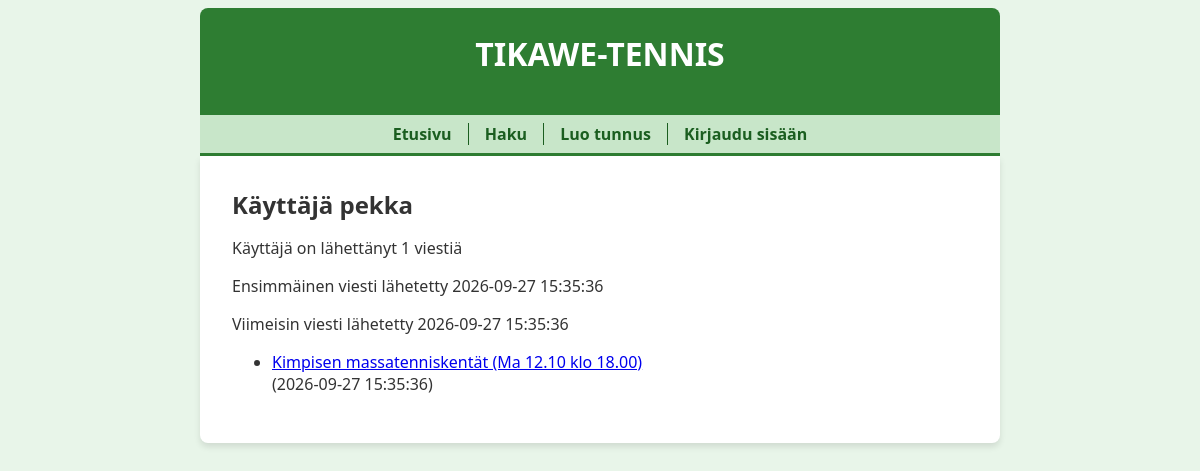
Page /user/1 on the committed database.
### tables this page shows
CREATE TABLE users (
    id INTEGER PRIMARY KEY,
    username TEXT UNIQUE,
    password_hash TEXT,
    image BLOB
);

CREATE TABLE messages (
    id INTEGER PRIMARY KEY,
    content TEXT,
    sent_at TEXT,
    user_id INTEGER REFERENCES users,
    thread_id INTEGER REFERENCES threads,
    status INTEGER DEFAULT 1
);

### app.py (the view)
@app.route("/user/<int:user_id>")
def show_user(user_id):
    user = users.get_user(user_id)
    if not user:
        abort(404)
    messages = users.get_messages(user_id)
    return render_template("user.html", user=user, messages=messages)

### app.py (called while the page is built)
@app.before_request
def before_request():
    g.start_time = time.time()

@app.after_request
def after_request(response):
    elapsed_time = round(time.time() - g.start_time, 2)
    print("elapsed time:", elapsed_time, "s")
    return response

### db.py (called while the page is built)
def get_connection():
    con = sqlite3.connect("database.db")
    con.execute("PRAGMA foreign_keys = ON")
    con.row_factory = sqlite3.Row
    return con

def query(sql, params=[]):
    con = get_connection()
    result = con.execute(sql, params).fetchall()
    con.close()
    return result

### users.py (called while the page is built)
def get_user(user_id):
    sql = """SELECT id, username, image IS NOT NULL as has_image
             FROM users
             WHERE id = ?"""
    result = db.query(sql, [user_id])
    return result[0] if result else None

def get_messages(user_id):
    sql = """SELECT m.id, m.thread_id,
                    t.pelipaikka || ' (' || t.peliaika || ')' as thread_title,
                    m.sent_at
             FROM threads t, messages m
             WHERE t.id = m.thread_id AND m.user_id = ? AND m.status = 1
             ORDER BY m.sent_at DESC"""
    return db.query(sql, [user_id])

### templates/user.html (shortened to what this page needs)
{% extends "layout.html" %}
{% block content %}
  <h2>Käyttäjä {{ user.username }}</h2>
  <p>Käyttäjä on lähettänyt {{ messages | count }} viestiä</p>
  {% if messages %}
  <p>Ensimmäinen viesti lähetetty {{ messages[-1].sent_at }}</p>
  <p>Viimeisin viesti lähetetty {{ messages[0].sent_at }}</p>
  <ul>
  {% for message in messages %}
    <li>
      <a href="/thread/{{ message.thread_id }}#{{ message.id }}">
        {{ message.thread_title }}
      </a>
      <br />
      ({{ message.sent_at }})
    </li>
  {% endfor %}
  </ul>
  {% endif %}
{% endblock %}

### static/main.css (style rules this page uses)
body { margin: auto; max-width: 50em; font-family: 'Segoe UI', Tahoma, Geneva, Verdana, sans-serif; background-color: #e8f5e9; color: #333; }
h1, h2, h3 { margin: 0 0 0.5em 0; }

### rows in the picture
users: username "pekka"
messages: sent_at "2026-09-27 15:35:36", thread_title "Kimpisen massatenniskentät (Ma 12.10 klo 18.00)"

### other values in the picture
{{ messages | count }} "1"
